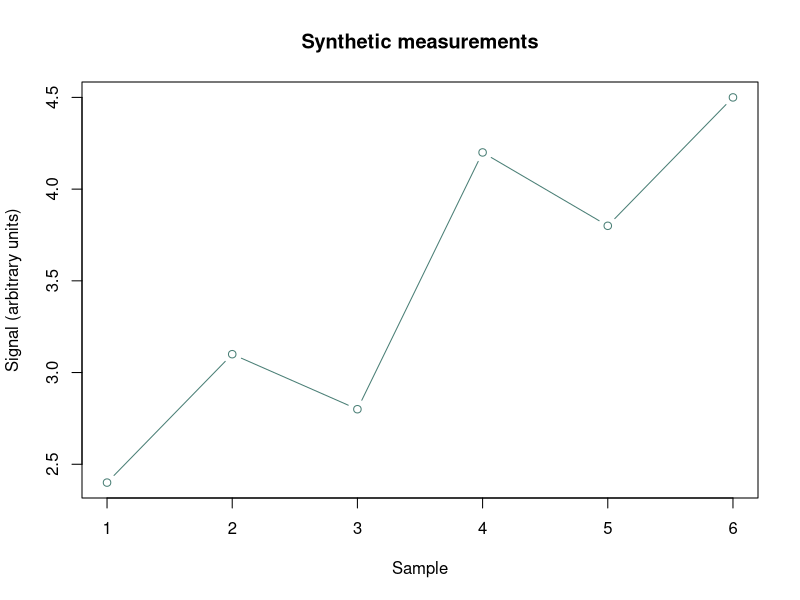

The R source for this figure:
# A synthetic example for an installed Ark kernel.
measurements <- data.frame(sample = LETTERS[1:6], signal = c(2.4, 3.1, 2.8, 4.2, 3.8, 4.5))
plot(measurements$signal, type = "b", col = "#497e75", xlab = "Sample", ylab = "Signal (arbitrary units)", main = "Synthetic measurements")
measurements
